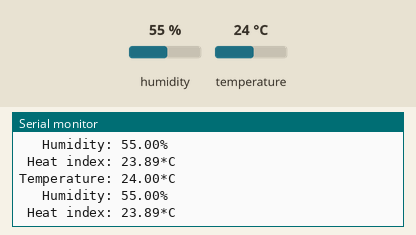
This sketch was run on a simulated Arduino Uno, built with avr-gcc and run on an emulated ATmega328P. On the bench: the last lines printed to the serial monitor. The test bench sets the inputs (shaded band); at power-on: humidity 55 %, temperature 24 °C.

Above: at 2.8 s.
2.9 s: humidity set to 22 %
At 5.3 s:
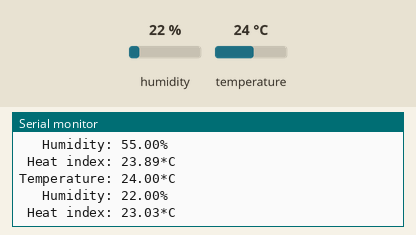
5.6 s: temperature set to 12 °C
At 6.7 s:
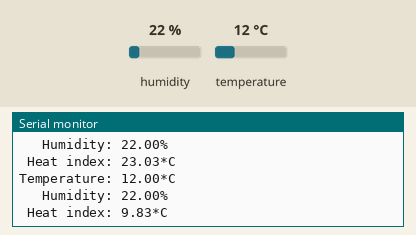
8.3 s: humidity set to 40 %
At 11.6 s:
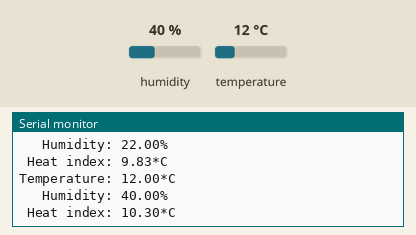
Timing chart, 0 to 13.1 s (numbered marks = the images above; inputs shaded):
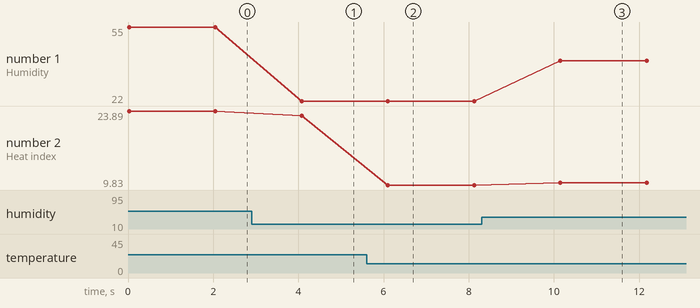

Measured:
- after the input at 2.9 s, the serial monitor: prints a new line after 1.2 s (image 1)
- after the input at 5.6 s, the serial monitor: prints a new line after 0.50 s (image 2)
- after the input at 8.3 s, the serial monitor: prints a new line after 1.9 s (image 3)
- plotted number 1: 55 → 22 after the input at 2.9 s, 22 → 40 after the input at 8.3 s
- plotted number 2: 23.89 → 23.03 after the input at 2.9 s, 23.03 → 9.83 after the input at 5.6 s, 9.83 → 10.3 after the input at 8.3 s

The sketch:

sample-Temperature-DHT.ino
```cpp
//------------------------------------------------------------------------------
// ピンは格子状の面から見て左から
// 1: VCC (3.5V~5.5V)
// 2: I/O
// 3: N/C
// 4: GND
//------------------------------------------------------------------------------

#include "DHT.h"

#define PIN_DHT  4

DHT dht(PIN_DHT, DHT11);

void setup() {
  Serial.begin(115200);
  Serial.println("\nStart\n");

  dht.begin();
}

void loop() {
  float h = dht.readHumidity();
  float t = dht.readTemperature();

  if (isnan(h) || isnan(t)) {
    Serial.println("Failed to read from DHT sensor!");
    return;
  }

  float hic = dht.computeHeatIndex(t, h, false);

  Serial.print("Temperature: "); Serial.print(t);   Serial.println("*C");
  Serial.print("   Humidity: "); Serial.print(h);   Serial.println("%");
  Serial.print(" Heat index: "); Serial.print(hic); Serial.println("*C");
  Serial.println();

  delay(2000); // DHT11は反応が遅いためこのくらいで充分
}
```
